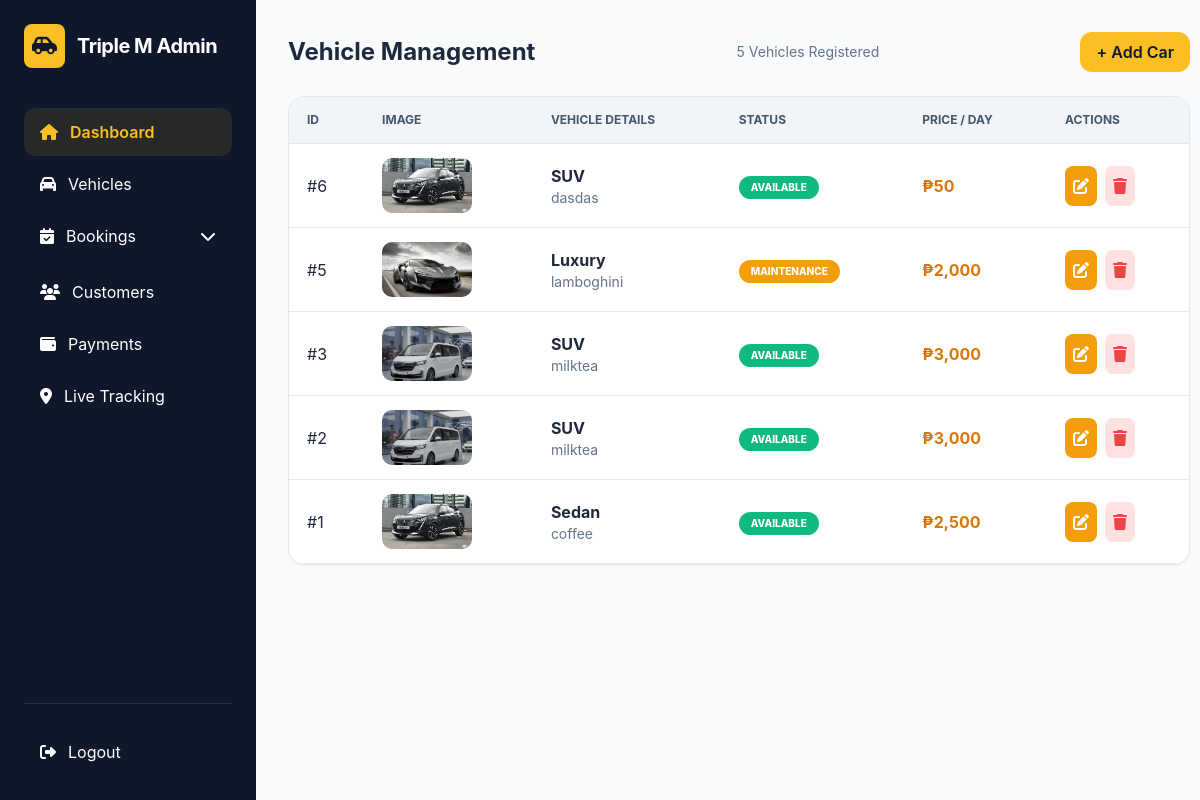
Screenshot of /car-rental-system/admin/vehicles.php (signed in) with the database file from the repository.
### tables this page shows
CREATE TABLE `cars` (
  `id` int(10) UNSIGNED NOT NULL,
  `name` varchar(100) NOT NULL,
  `brand` varchar(50) NOT NULL,
  `price_per_day` decimal(10,2) NOT NULL,
  `price_per_hour` decimal(10,2) NOT NULL,
  `image` varchar(255) DEFAULT NULL,
  `created_at` datetime DEFAULT current_timestamp(),
  `type` varchar(50) NOT NULL DEFAULT 'Economy',
  `status` varchar(20) NOT NULL DEFAULT 'available'
);

### car-rental-system/admin/vehicles.php (the view, shortened to what this page needs)
<?php
require_once '../config/dbconnect.php';
$query = "SELECT * FROM cars WHERE 1";
$query .= " ORDER BY id DESC";
$result = mysqli_query($conn, $query);
$totalCars = mysqli_num_rows($result);
?>
<!DOCTYPE html>
<html lang="en">
<head>
<script src="https://cdn.tailwindcss.com"></script>
<link rel="stylesheet" href="https://cdnjs.cloudflare.com/ajax/libs/font-awesome/6.5.1/css/all.min.css">
</head>
<body class="flex text-[#1e293b]">
<?php include __DIR__ . '/../components/layout/admin-sidebar.php'; ?>
<main class="flex-1 ml-64 p-8">
<div class="flex justify-between items-center mb-6">
    <h1 class="text-2xl font-bold text-slate-800">Vehicle Management</h1>
    <p class="text-sm text-slate-500"><?= $totalCars ?> Vehicles Registered</p>
    <button id="openAddModal" class="px-4 py-2 bg-amber-400 text-[#0f172a] rounded-xl hover:bg-amber-300 transition font-semibold">+ Add Car</button>
</div>
<div class="table-container shadow-sm">
<table>
<thead>
<tr>
<th>ID</th>
<th>Image</th>
<th>Vehicle Details</th>
<th>Status</th>
<th>Price / Day</th>
<th>Actions</th>
</tr>
</thead>
<tbody>
<?php if ($totalCars > 0): ?>
<?php while ($car = mysqli_fetch_assoc($result)): ?>
<?php
$id = $car['id'];
$name = $car['name'];
$brand = $car['brand'];
$status = $car['type'];
$price = $car['price_per_day'];
$image = $car['image'] ?: 'assets/images/placeholder.png';
$statusClass = strtolower($status);
?>
<tr class="hover:bg-slate-50">
<td>#<?= $id ?></td>
<td><img src="../<?= $image ?>" onerror="this.src='../assets/images/placeholder.png'"></td>
<td><div class="font-bold text-slate-800"><?= $brand ?></div><div class="text-sm text-slate-500"><?= $name ?></div></td>
<td><span class="badge-status status-<?= $statusClass ?>"><?= strtoupper($status) ?></span></td>
<td class="font-bold text-amber-600">₱<?= number_format($price, 0) ?></td>
<td>
<div class="flex gap-2">
<button class="btn-edit openEditModal"
data-id="<?= $id ?>"
data-name="<?= htmlspecialchars($name) ?>"
data-brand="<?= htmlspecialchars($brand) ?>"
data-price="<?= $price ?>"
data-type="<?= $status ?>"
data-image="<?= $image ?>"><i class="fa-solid fa-pen-to-square"></i></button>
<a href="delete-vehicle.php?id=<?= $id ?>" class="btn-delete" onclick="return confirm('Delete this vehicle?')"><i class="fa-solid fa-trash"></i></a>
</div>
</td>
</tr>
<?php endwhile; ?>
<?php else: ?>
<tr><td colspan="6" class="text-center py-20 text-slate-400">No vehicles found in the database.</td></tr>
<?php endif; ?>
</tbody>
</table>
</div>
</main>
</body>
</html>

### car-rental-system/admin/vehicles.php (style rules this page uses)
body { font-family: 'Inter', sans-serif; background-color: #f8fafc; }
.table-container { background: #fff; border-radius: 16px; overflow-x: auto; border: 1px solid #e5e7eb; }
table { width: 100%; min-width: 900px; border-collapse: collapse; }
th, td { padding: 14px 18px; border-bottom: 1px solid #e5e7eb; text-align: left; }
th { background-color: #f1f5f9; font-size: 12px; font-weight: 700; color: #475569; text-transform: uppercase; }
td img { width: 90px; height: 55px; object-fit: cover; border-radius: 10px; background: #f1f5f9; }
.badge-status { padding: 4px 12px; border-radius: 9999px; font-size: 10px; font-weight: 800; color: white; display: inline-block; }
.status-available { background-color: #10b981; }
.status-maintenance { background-color: #f59e0b; }
.btn-edit { background-color: #f59e0b; color: #fff !important; padding: 8px; border-radius: 8px; }
.btn-delete { background-color: #fee2e2; color: #ef4444 !important; padding: 8px; border-radius: 8px; }

### rows the page displays
cars: id "6", image (picture), brand "SUV", name "dasdas", type "AVAILABLE", price_per_day "50"
cars: id "5", image (picture), brand "Luxury", name "lamboghini", type "MAINTENANCE", price_per_day "2,000"
cars: id "3", image (picture), brand "SUV", name "milktea", type "AVAILABLE", price_per_day "3,000"
cars: id "2", image (picture), brand "SUV", name "milktea", type "AVAILABLE", price_per_day "3,000"
cars: id "1", image (picture), brand "Sedan", name "coffee", type "AVAILABLE", price_per_day "2,500"

### other values shown
$totalCars "5"
